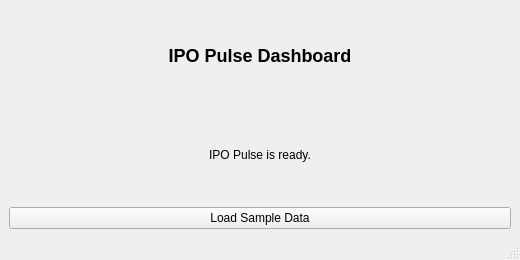
<?xml version="1.0" encoding="UTF-8"?>
<ui version="4.0">
 <class>MainWindow</class>
 <widget class="QMainWindow" name="MainWindow">
  <property name="geometry">
   <rect>
    <x>0</x>
    <y>0</y>
    <width>520</width>
    <height>260</height>
   </rect>
  </property>
  <property name="windowTitle">
   <string>IPO Pulse</string>
  </property>
  <widget class="QWidget" name="centralwidget">
   <layout class="QVBoxLayout" name="verticalLayout">
    <item>
     <widget class="QLabel" name="titleLabel">
      <property name="text">
       <string>IPO Pulse Dashboard</string>
      </property>
      <property name="alignment">
       <set>Qt::AlignCenter</set>
      </property>
      <property name="styleSheet">
       <string notr="true">font-size: 18px; font-weight: bold;</string>
      </property>
     </widget>
    </item>
    <item>
     <widget class="QLabel" name="statusLabel">
      <property name="text">
       <string>IPO Pulse is ready.</string>
      </property>
      <property name="alignment">
       <set>Qt::AlignCenter</set>
      </property>
     </widget>
    </item>
    <item>
     <widget class="QPushButton" name="loadButton">
      <property name="text">
       <string>Load Sample Data</string>
      </property>
     </widget>
    </item>
   </layout>
  </widget>
  <widget class="QMenuBar" name="menubar">
   <property name="geometry">
    <rect>
     <x>0</x>
     <y>0</y>
     <width>520</width>
     <height>26</height>
    </rect>
   </property>
  </widget>
  <widget class="QStatusBar" name="statusbar"/>
 </widget>
 <resources/>
 <connections/>
</ui>
